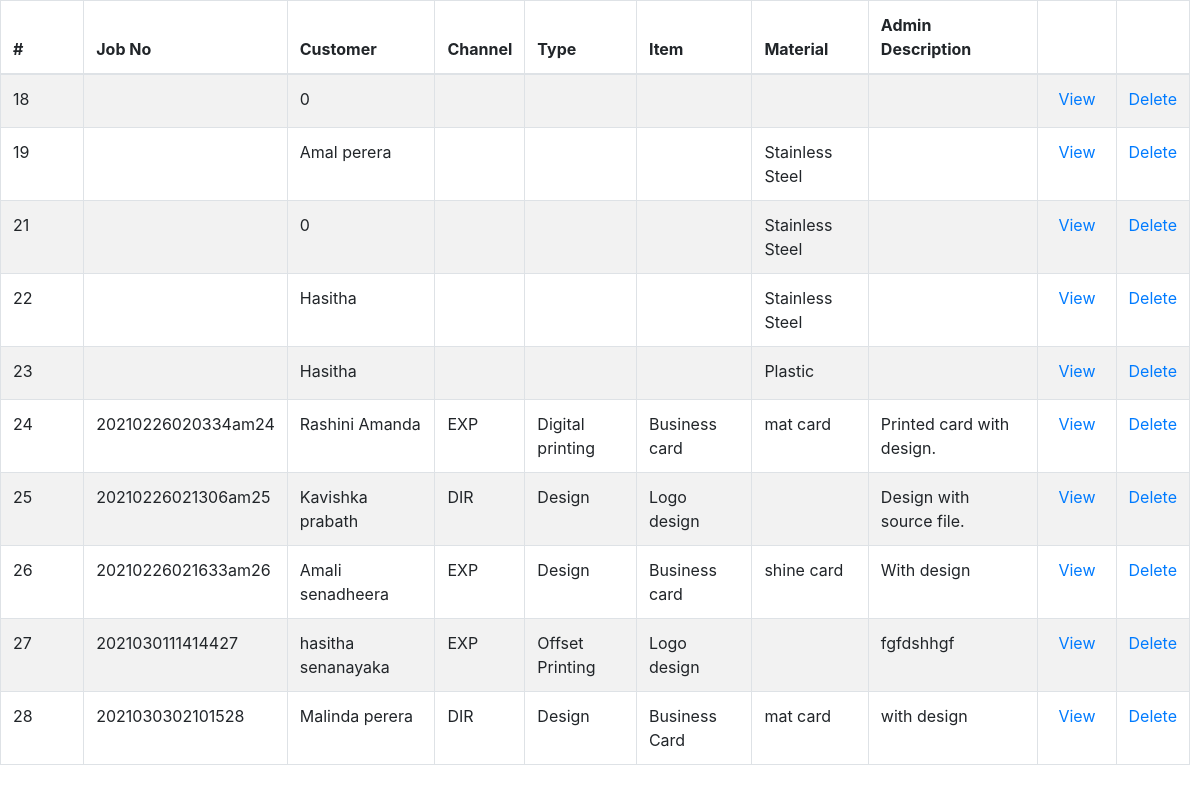
/tables/inbound_requests_table.php (signed in), run on an earlier commit of the app's database.
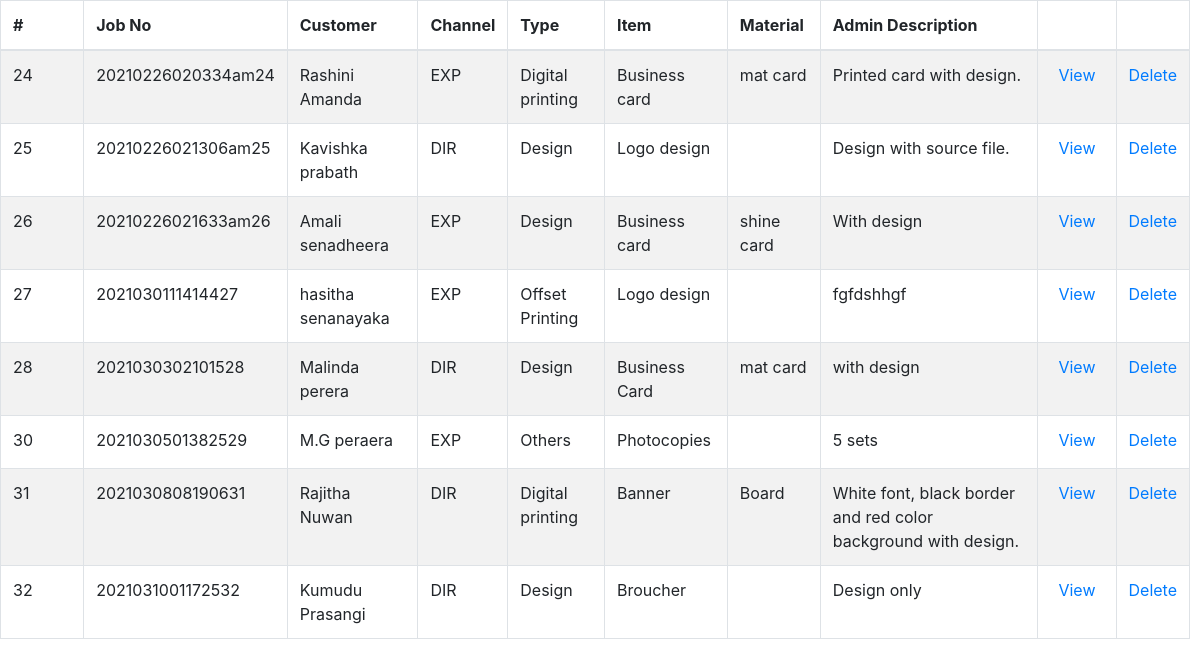
And on a later commit of the database.
### tables this page shows
CREATE TABLE `jobs` (
  `id` int(11) NOT NULL,
  `job_no` varchar(100) NOT NULL,
  `customer` varchar(400) NOT NULL,
  `channel` varchar(100) NOT NULL,
  `job_type` varchar(100) NOT NULL,
  `product` varchar(100) NOT NULL,
  `category` varchar(100) NOT NULL,
  `material` varchar(64) NOT NULL,
  `size` varchar(50) NOT NULL,
  `bind` varchar(50) NOT NULL,
  `colour` text NOT NULL,
  `user_description` varchar(250) NOT NULL,
  `date` date NOT NULL,
  `quantity` decimal(10,2) NOT NULL,
  `budget` decimal(10,2) NOT NULL,
  `discount` decimal(10,2) NOT NULL,
  `discounted` decimal(10,2) NOT NULL,
  `ad_pay_amount` decimal(10,2) NOT NULL,
  `rest` decimal(10,2) NOT NULL,
  `admin_description` varchar(250) NOT NULL,
  `state` enum('request','design','production','reject','QA','complete','dispatch') NOT NULL,
  `accepted_by` varchar(100) NOT NULL,
  `checked_by` varchar(100) NOT NULL,
  `failed_reason` varchar(255) NOT NULL,
  `cash` decimal(10,2) NOT NULL,
  `change_amt` decimal(10,2) NOT NULL,
  `payment` decimal(10,2) NOT NULL,
  `dispatch_day` varchar(100) NOT NULL,
  `dispatch_year` varchar(10) NOT NULL,
  `dispatch_month` varchar(10) NOT NULL
);

### tables/inbound_requests_table.php (the view, shortened to what this page needs)
<!DOCTYPE html>
<html>
<head>
</head>
<body>
  <?php
   require '../include/config.php';
   $view_status ="request";
  if(isset($_POST["query"]))
  {
     $search =$_POST["query"];
     $query = "SELECT * FROM jobs WHERE state='$view_status' AND id LIKE '%".$search."%' ";
  }
  else
  {
     $query = "SELECT * FROM jobs WHERE state='$view_status'";
  }
  $result = mysqli_query($conn ,$query);
  if(mysqli_num_rows($result)>0)
  {
    ?>
 <div class="tablealign">
 <?php include('../include/head.php'); ?>
  <table id="example" class="table table-striped table-bordered" style="width:100%">
   <thead>
    <tr>
     <th>#</th>
     <th>Job No</th>
     <th>Customer</th>
     <th>Channel</th>
     <th>Type</th>
     <th>Item</th>
     <th>Material</th>
     <th>Admin Description</th>
     <th></th>
     <th></th>
    </tr>
   </thead>
   <tbody>
   <?php
   while($row = mysqli_fetch_array($result))
   {
    echo '
    <tr>
     <td style="width: 7%;">'.$row["id"].'</td>
     <td>'.$row["job_no"].'</td>
     <td>'.$row["customer"].'</td>
     <td>'.$row["channel"].'</td>
     <td>'.$row["job_type"].'</td>
     <td>'.$row["product"].'</td>
     <td>'.$row["material"].'</td>
     <td>'.$row["admin_description"].'</td>
      <td><button type="button"  id="' .$row["id"].'" name="'.$row["id"].'" class="btn btn-primary btn-sm view_data" data-toggle="modal" data-target="#myModal" style="background-color: transparent; border: 0px; color: #007bff; font-size: 16px; padding-top: 0px;">View</button></td>
     <td style="width: 5%;"><a href="../controller/inbound_requests_controller?j_delete_id='.$row["id"].'" onclick="confirmation(event)">Delete</a></td>
    </tr>
     ';
   }
   ?>
   </tbody>
  </table>
</div>
   <?php
  }
  else
  {
   echo 'Data Not Found';
  }
  ?>
  </body>
  </html>

### include/head.php (shortened to what this page needs)
<link href="../vendor/bootstrap/css/bootstrap.min.css" rel="stylesheet">
<link href="../vendor/font-awesome/css/font-awesome.min.css" rel="stylesheet" type="text/css">
<link href="../vendor/datatables/dataTables.bootstrap4.css" rel="stylesheet">
<link href="../css/sb-admin.css" rel="stylesheet">
<link href="../css/main.css" rel="stylesheet">

### css/sb-admin.css (style rules this page uses)
html { position: relative; min-height: 100%; }
body { overflow-x: hidden; }

### tables/inbound_requests_table.php (style rules this page uses)
.tablealign { margin-right: 10px; }

What changed in the data, as far as the page shows it:
removed jobs: id "18", customer "0"
removed jobs: id "19", customer "Amal perera", material "Stainless Steel"
removed jobs: id "21", customer "0", material "Stainless Steel"
removed jobs: id "22", customer "Hasitha", material "Stainless Steel"
removed jobs: id "23", customer "Hasitha", material "Plastic"
added jobs: id "30", job_no "2021030501382529", customer "M.G peraera", channel "EXP", job_type "Others", product "Photocopies", admin_description "5 sets"
added jobs: id "31", job_no "2021030808190631", customer "Rajitha Nuwan", channel "DIR", job_type "Digital printing", product "Banner", material "Board", admin_description "White font, black border and red color background with design."
added jobs: id "32", job_no "2021031001172532", customer "Kumudu Prasangi", channel "DIR", job_type "Design", product "Broucher", admin_description "Design only"
